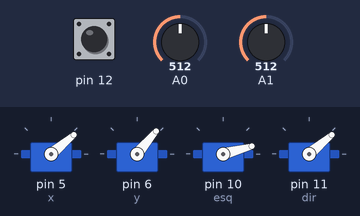
Recording of a sketch running on a simulated Arduino Uno, built with avr-gcc and run on an emulated ATmega328P. Parts: 4 × servo. The test bench sets the inputs (shaded band); at power-on: A0 = 512, A1 = 512, pin 12 HIGH.

Above: at 1.2 s.
1.3 s: A0 set to 716
At 2.5 s:
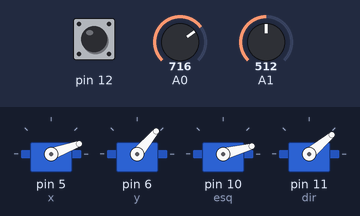
2.8 s: A1 set to 716
At 3.6 s:
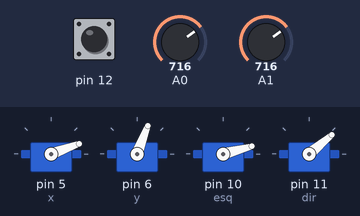
4.3 s: pin 12 pulled LOW for 0.15 s
At 4.37 s:
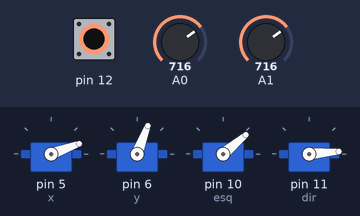
5.9 s: A0 set to 900
At 7.1 s:
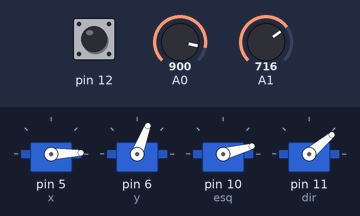
7.4 s: A1 set to 900
At 8.3 s:
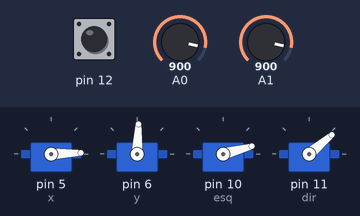
8.9 s: pin 12 pulled LOW for 1 s
At 9.7 s:
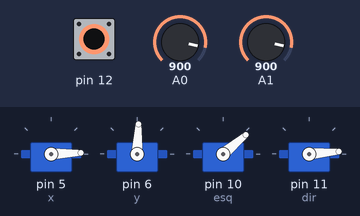
Timing chart, 0 to 11.9 s (numbered marks = the images above; inputs shaded):
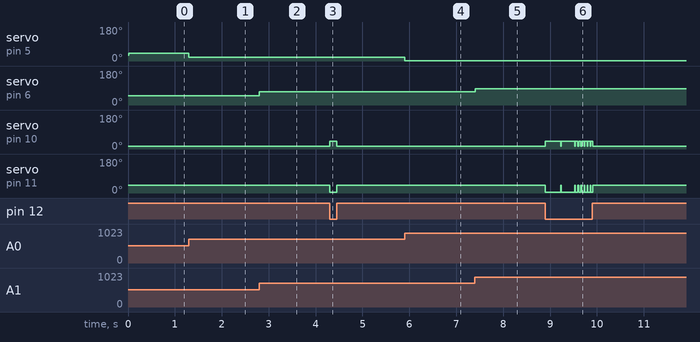

Measured:
- after the input at 1.3 s, servo on pin 5 (x): 40° → 20° at once
- after the input at 2.8 s, servo on pin 6 (y): 50° → 69° at once
- after the input at 4.3 s, servo on pin 10 (esq): 15° → 40° at once, → 15° 0.15 s later; servo on pin 11 (dir): 40° → 5° at once, → 40° 0.15 s later
- after the input at 5.9 s, servo on pin 5 (x): 20° → 2° at once
- after the input at 7.4 s, servo on pin 6 (y): 69° → 87° at once
- after the input at 8.9 s, servo on pin 10 (esq): goes 40° 0.33 s, 15° 0.01 s, 40° 0.29 s, 6 × (15° 0.01 s, 40° 0.05 s), then 15°, starting at once; servo on pin 11 (dir): goes 5° 0.33 s, 40° 0.01 s, 5° 0.29 s, 6 × (40° 0.01 s, 5° 0.05 s), then 40°, starting at once

The sketch:

face_control.ino
```cpp
#include<Servo.h>

struct
{
  Servo x;
  Servo y;
  Servo esq;
  Servo dir;
}face;

void setup()
{
  pinMode(A0, INPUT);
  pinMode(A1, INPUT);
  pinMode(12, INPUT_PULLUP);
  face.x.attach(5);
  face.y.attach(6);
  face.esq.attach(10);
  face.dir.attach(11);
  face.x.write(30);
  face.y.write(50);
  face.esq.write(15);
  face.dir.write(40);
  delay(10);
}

void blink()
{
  face.esq.write(40);
  face.dir.write(5);
  delay(10);
  face.esq.write(15);
  face.dir.write(40);

}

void loop()
{
  face.x.write(int(90 - (analogRead(A0)/10.24)));
  face.y.write(int(analogRead(A1)/10.24));
  if(digitalRead(12) == 0){
    blink();
  }
}


/*
eixo y dos olhos varia de 40 a 100
eixo x 1 a 60
esq fechado = 1 aberto = 40
dir fechado = 50 aberto = 1

*/
```
